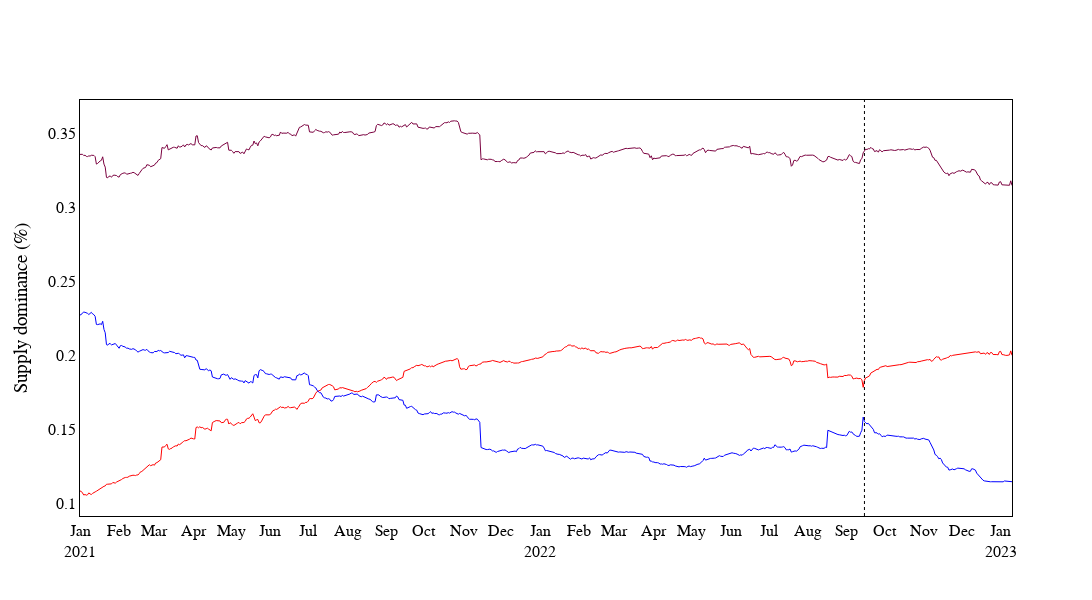

This figure's notebook cell:
### Markdown cell above
### transaction

### Code cell
fig = make_subplots(rows=1, cols=1)

fig['layout'].update(height=600, width=1200, 
                    title='',
                    showlegend=False,
                    font=dict(family='Times New Roman', size=16))


fig.add_traces(go.Scatter(x=eth_data.index, y = ((eth_data['top_supply']+eth_data['exchange_supply'])/eth_data['total_supply']),
                          line = dict(color = 'rgba(122,1,63,1)', width=1)))

fig.add_traces(go.Scatter(x=eth_data.index, y = (eth_data['top_supply']/eth_data['total_supply']),
                          line = dict(color = 'rgba(255,0,0,1)', width=1)))

fig.add_traces(go.Scatter(x=eth_data.index, y = (eth_data['exchange_supply']/eth_data['total_supply']),
                          line = dict(color = 'blue', width=1)))

fig.add_vline(x='2022-09-15', 
                line_dash='dot',
                line_color='black',
                line_width=1)

fig['layout']['yaxis'].update(title='Supply dominance (%)',
                              showticklabels=True)
fig['layout']['xaxis'].update(title='',
                                dtick='M1',
                                tickformat='%b\n%Y',
                                showticklabels=True,
                                range=['2021-01-01','2023-01-10'])

fig.update_xaxes(showline=True, linewidth=1, linecolor='black', mirror=True, showgrid=False)
fig.update_yaxes(showline=True, linewidth=1, linecolor='black', mirror=True, showgrid=False)

fig.update_layout({'plot_bgcolor': 'rgba(0,0,0,0)',
                'paper_bgcolor': 'rgba(0,0,0,0)'},
                font_color='black')

fig.show()
fig.write_image('./image/coin_dominance.pdf')

### Figure 1 — Plotly figure (JSON) as saved in the notebook; plotly's stock layout.template omitted (floating-point values rounded to 4 significant figures; data arrays with more than 128 entries replaced by an {"elided": "..."} marker saying what was removed)
{"data": [{"line": {"color": "rgba(122,1,63,1)", "width": 1}, "type": "scatter", "x": {"elided": "740 str values"}, "y": {"elided": "740 float values"}}, {"line": {"color": "rgba(255,0,0,1)", "width": 1}, "type": "scatter", "x": {"elided": "740 str values"}, "y": {"elided": "740 float values"}}, {"line": {"color": "blue", "width": 1}, "type": "scatter", "x": {"elided": "740 str values"}, "y": {"elided": "740 float values"}}], "layout": {"font": {"color": "black", "family": "Times New Roman", "size": 16}, "height": 600, "paper_bgcolor": "rgba(0,0,0,0)", "plot_bgcolor": "rgba(0,0,0,0)", "shapes": [{"line": {"color": "black", "dash": "dot", "width": 1}, "type": "line", "x0": "2022-09-15", "x1": "2022-09-15", "xref": "x", "y0": 0, "y1": 1, "yref": "y domain"}], "showlegend": false, "title": {"text": ""}, "width": 1200, "xaxis": {"anchor": "y", "domain": [0, 1], "dtick": "M1", "linecolor": "black", "linewidth": 1, "mirror": true, "range": ["2021-01-01", "2023-01-10"], "showgrid": false, "showline": true, "showticklabels": true, "tickformat": "%b\n%Y", "title": {"text": ""}}, "yaxis": {"anchor": "x", "domain": [0, 1], "linecolor": "black", "linewidth": 1, "mirror": true, "showgrid": false, "showline": true, "showticklabels": true, "title": {"text": "Supply dominance (%)"}}}}
